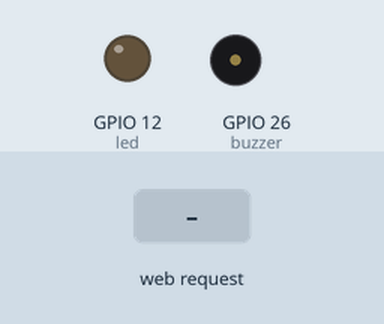
The program below on a simulated ESP32. On the bench: output pins drawn as LEDs (lit = HIGH), buzzer (waves = sounding, pin HIGH). Inputs (shaded band) come from the test bench. WiFi joins after 1.5 s; servers stay silent unless stated; what the program prints to the serial monitor is not drawn.

Above: at 2.7 s.
2.8 s: HTTP request GET /H received
At 3.3 s:
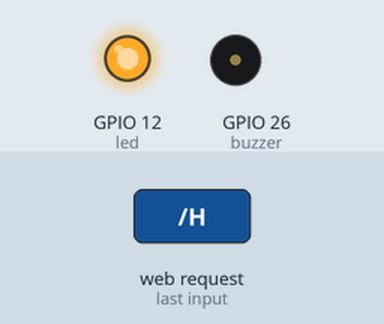
4.3 s: HTTP request GET /BH received
At 5.5 s:
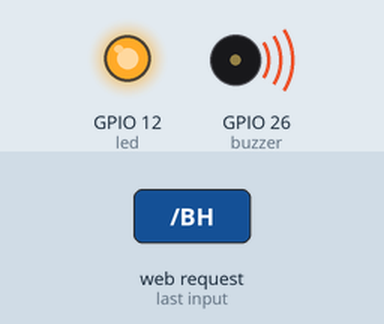
5.8 s: HTTP request GET /L received
At 6.8 s:
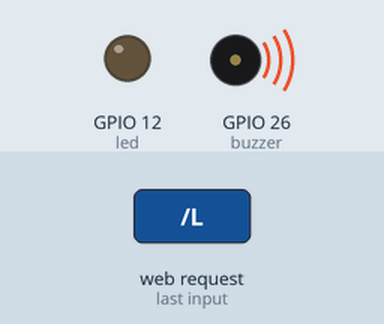
Timing chart, 0 to 8.8 s (numbered marks = the images above; inputs shaded):
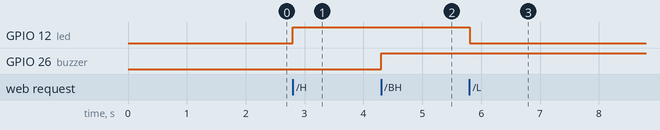

Measured:
- after the input at 2.8 s, GPIO 12 (led): LOW → HIGH at once
- after the input at 4.3 s, GPIO 26 (buzzer): LOW → HIGH at once
- after the input at 5.8 s, GPIO 12 (led): HIGH → LOW at once

The program:

main.cpp
```cpp
#include <Arduino.h>
#include <WiFi.h>

const char* ssid = "YourID";
const char* password = "YourPassWord";

#define led 12
#define buzzer 26

WiFiServer server(80);

void setup()
{
    Serial.begin(115200);
    pinMode(led, OUTPUT);
    pinMode(buzzer, OUTPUT);

    delay(10);

    Serial.println();
    Serial.println();
    Serial.print("Connecting to ");
    Serial.println(ssid);

    WiFi.begin(ssid, password);

    while (WiFi.status() != WL_CONNECTED) {
        delay(500);
        Serial.print(".");
    }

    Serial.println("");
    Serial.println("WiFi connected.");
    Serial.println("IP address: ");
    Serial.println(WiFi.localIP());

    server.begin();

}

int value = 0;

void loop(){
 WiFiClient client = server.available();

  if (client) {
    Serial.println("New Client.");
    String currentLine = "";
    while (client.connected()) {
      if (client.available()) {
        char c = client.read();
        Serial.write(c);
        if (c == '\n') {

          if (currentLine.length() == 0) {
            client.println("HTTP/1.1 200 OK");
            client.println("Content-type:text/html");
            client.println();

            client.println("<html>");
            client.println("<head><meta content=\"width=device-width, initial-scale=1\">");
            client.println("<style>html { margin: 0px auto; text-align: center;}");
            client.println(".botao_liga { background-color: #00FF00; color: white; padding: 15px 40px; border-radius: 25px;}");
            client.println(".botao_desliga { background-color: #FF0000; color: white; padding: 15px 40px; border-radius: 25px;}");
            client.println(".botao_liga_buzzer { background-color: #00FF00; color: white; padding: 15px 40px; border-radius: 25px;}");
            client.println(".botao_desliga_buzzer { background-color: #FF0000; color: white; padding: 15px 40px; border-radius: 25px;}</style></head>");
            client.println("<body><h1>Web Server com ESP32</h1>");

            client.println("<p><a href=\"/H\"><button class=\"botao_liga\">LIGA LED</button></a></p>");
            client.println("<p><a href=\"/L\"><button class=\"botao_desliga\">DESLIGA LED</button></a></p>");
            client.println("<p><a href=\"/BH\"><button class=\"botao_liga\">LIGA BUZZER</button></a></p>");
            client.println("<p><a href=\"/BL\"><button class=\"botao_desliga\">DESLIGA BUZZER</button></a></p>");
            client.println("<h3>By: GabrielCCouto</h3>");
            client.println("</body></html>");

            //client.print("Click <a href=\"/H\">here</a> LED ON.<br>");
            //client.print("Click <a href=\"/L\">here</a> LED OFF.<br>");
            //client.print("Click <a href=\"/BH\">here</a> Buzzer ON.<br>");
            //client.print("Click <a href=\"/BL\">here</a> Buzzer OFF.<br>");

            client.println();

            break;
          } else {
            currentLine = "";
          }
        } else if (c != '\r') {
          currentLine += c;
        }

        if (currentLine.endsWith("GET /H")) {
          digitalWrite(led, HIGH);
        }
        if (currentLine.endsWith("GET /L")) {
          digitalWrite(led, LOW);
        }
        if (currentLine.endsWith("GET /BH")) {
          digitalWrite(buzzer, HIGH);
        }
        if (currentLine.endsWith("GET /BL")) {
          digitalWrite(buzzer, LOW);
        }
      }
    }
    client.stop();
    Serial.println("Client Disconnected.");
  }
}
```
